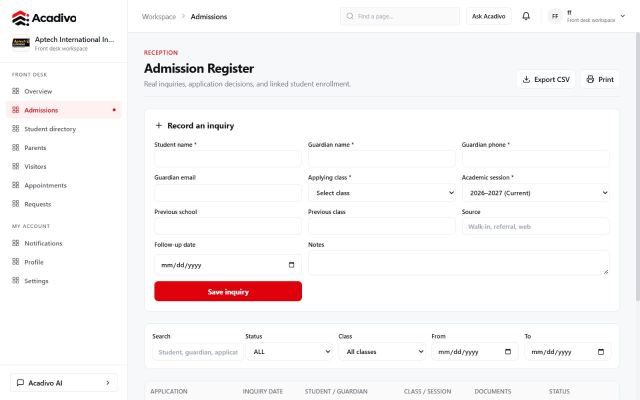
#> input picture artifacts/video/admissions.jpg, 1280 x 800 px (shown at 1/2 size); its folder holds only this picture in this run
$ python inspect_assets.py
#> lines starting #> are read from the running program, lines starting #| are printed output that depends on the picture
from pathlib import Path
from PIL import Image, ImageDraw
root=Path(__file__).resolve().parents[2]
files=list((root/'artifacts/video').glob('*.jpg'))+list((root/'public/product-showcase').glob('*.jpg'))
sheet=Image.new('RGB',(1200,((len(files)+2)//3)*280),'#eeeeee')
#> sheet: PIL image 1200x280 RGB; every value is 238
d=ImageDraw.Draw(sheet)
for n,p in enumerate(files):
 im=Image.open(p); print(p.name,im.size)
#> further down, im is the input picture: PIL image 1280x800 RGB; mean R, G, B 248.3, 245.9, 246.6
 im.thumbnail((390,245)); x=(n%3)*400; y=(n//3)*280
#> after `im.thumbnail((390, 245))`:
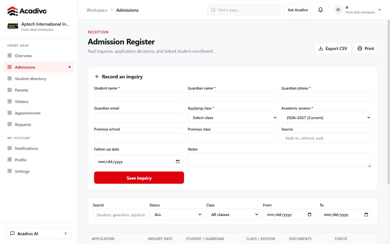
#> im: PIL image 390x244 RGB; mean R, G, B 248.2, 245.9, 246.5
 sheet.paste(im,(x,y+25)); d.text((x+5,y+5),p.name,fill='black')
#> after `sheet.paste(im, (x, y + 25))`:
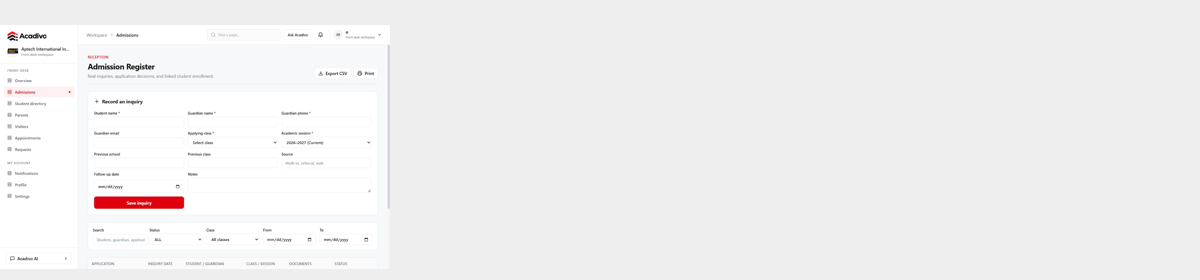
#> sheet: PIL image 1200x280 RGB; mean R, G, B 240.9, 240.2, 240.4
sheet.save(root/'artifacts/video/asset-review.jpg')

$ run again, on artifacts/video/exam-schedules.jpg
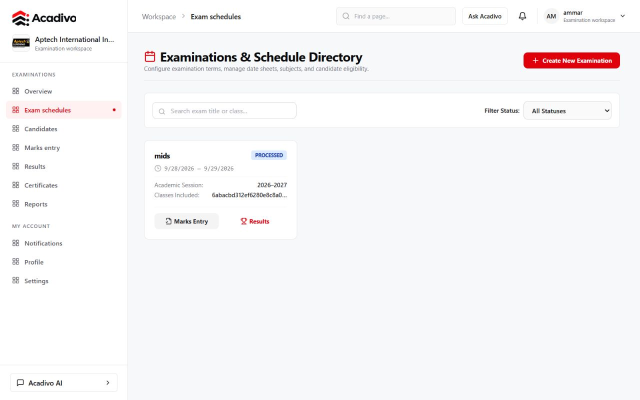
#> input picture artifacts/video/exam-schedules.jpg, 1280 x 800 px (shown at 1/2 size)
#> im is the input picture: PIL image 1280x800 RGB; mean R, G, B 246.7, 245.9, 247.2
#> `im.thumbnail((390, 245))`:
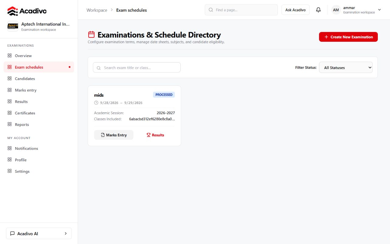
#> im: PIL image 390x244 RGB; mean R, G, B 246.7, 245.9, 247.2
#> `sheet.save(root/'artifacts/video/asset-review.jpg')`:
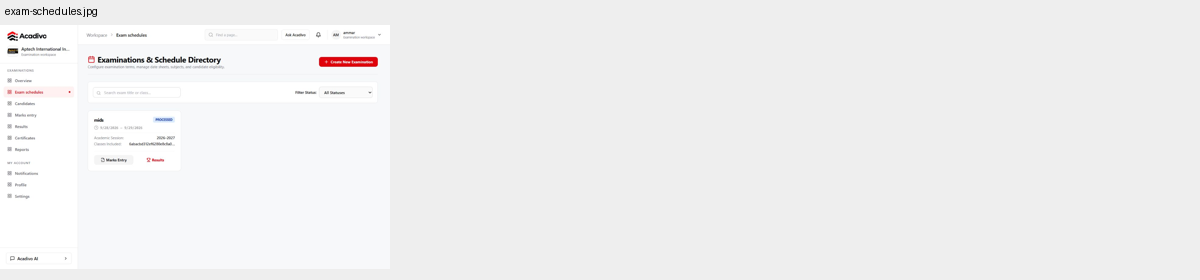
#> saved as asset-review.jpg: PIL image 1200x280 RGB; mean R, G, B 240.3, 240.1, 240.5

$ run again, on artifacts/video/finance-reports.jpg
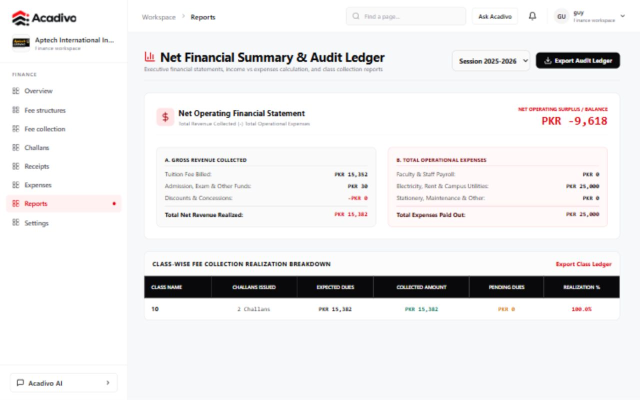
#> input picture artifacts/video/finance-reports.jpg, 1280 x 800 px (shown at 1/2 size)
#> im is the input picture: PIL image 1280x800 RGB; mean R, G, B 236.7, 235.9, 236.7
#> `im.thumbnail((390, 245))`:
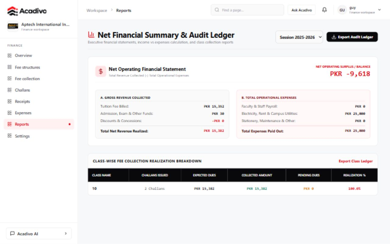
#> im: PIL image 390x244 RGB; mean R, G, B 236.7, 235.9, 236.6
#> `sheet.save(root/'artifacts/video/asset-review.jpg')`:
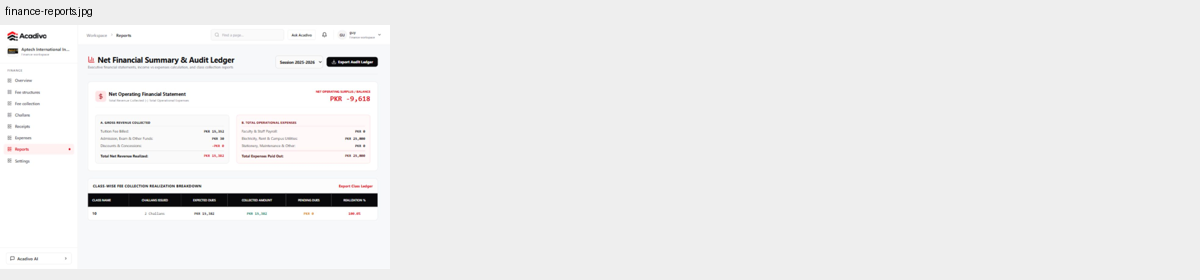
#> saved as asset-review.jpg: PIL image 1200x280 RGB; mean R, G, B 237.5, 237.3, 237.5

$ run again, on artifacts/video/classes.jpg
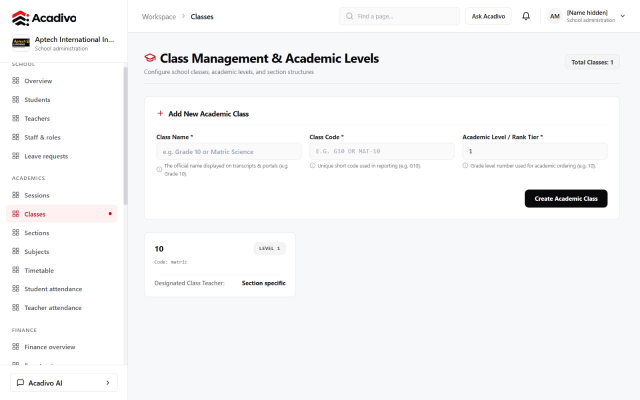
#> input picture artifacts/video/classes.jpg, 1280 x 800 px (shown at 1/2 size)
#> im is the input picture: PIL image 1280x800 RGB; mean R, G, B 246, 246.2, 247.2
#> `im.thumbnail((390, 245))`:
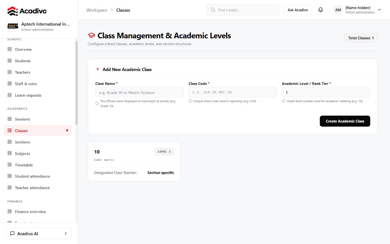
#> im: PIL image 390x244 RGB; mean R, G, B 245.9, 246.2, 247.2
#> `sheet.paste(im, (x, y + 25))`:
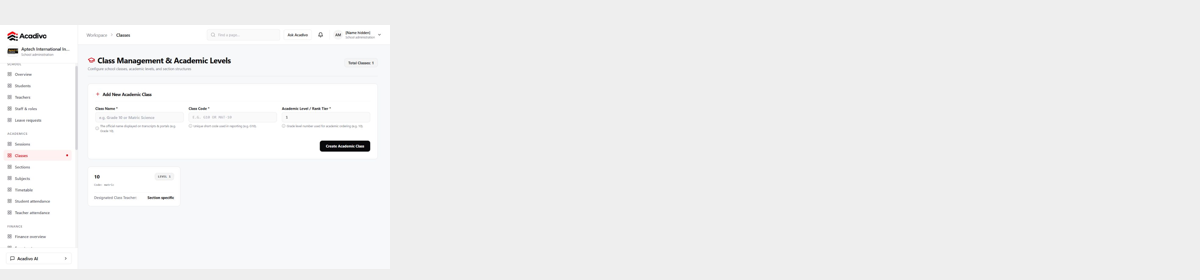
#> sheet: PIL image 1200x280 RGB; mean R, G, B 240.2, 240.3, 240.6
